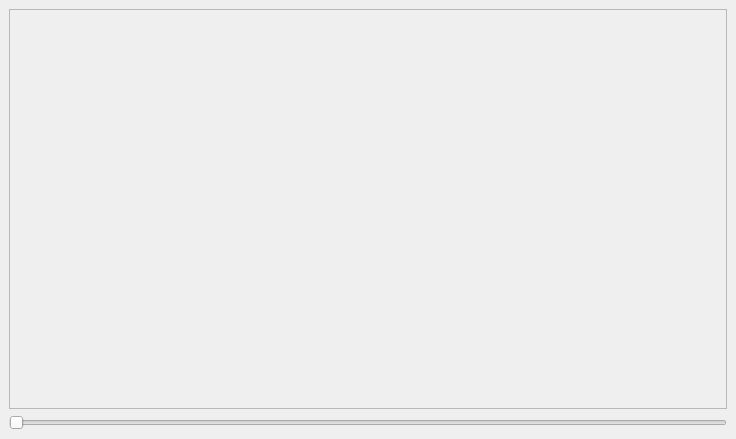
<?xml version="1.0" encoding="UTF-8"?>
<ui version="4.0">
 <class>ImageWidget</class>
 <widget class="QStackedWidget" name="ImageWidget">
  <property name="geometry">
   <rect>
    <x>0</x>
    <y>0</y>
    <width>736</width>
    <height>439</height>
   </rect>
  </property>
  <property name="windowTitle">
   <string>StackedWidget</string>
  </property>
  <widget class="QWidget" name="page">
   <layout class="QVBoxLayout" name="verticalLayout">
    <item>
     <layout class="QHBoxLayout" name="horizontalLayout">
      <property name="spacing">
       <number>0</number>
      </property>
     </layout>
    </item>
    <item>
     <widget class="QScrollArea" name="scrollArea">
      <property name="widgetResizable">
       <bool>true</bool>
      </property>
      <property name="alignment">
       <set>Qt::AlignmentFlag::AlignCenter</set>
      </property>
      <widget class="QWidget" name="scrollAreaWidgetContents">
       <property name="geometry">
        <rect>
         <x>0</x>
         <y>0</y>
         <width>716</width>
         <height>390</height>
        </rect>
       </property>
       <property name="sizePolicy">
        <sizepolicy hsizetype="Preferred" vsizetype="Preferred">
         <horstretch>0</horstretch>
         <verstretch>0</verstretch>
        </sizepolicy>
       </property>
       <layout class="QVBoxLayout" name="verticalLayout_2">
        <property name="spacing">
         <number>0</number>
        </property>
        <property name="leftMargin">
         <number>0</number>
        </property>
        <property name="topMargin">
         <number>0</number>
        </property>
        <property name="rightMargin">
         <number>0</number>
        </property>
        <property name="bottomMargin">
         <number>0</number>
        </property>
        <item>
         <widget class="MyGraphicsView" name="graphics_view" native="true"/>
        </item>
       </layout>
      </widget>
     </widget>
    </item>
    <item>
     <widget class="QSlider" name="slider">
      <property name="maximum">
       <number>1000</number>
      </property>
      <property name="orientation">
       <enum>Qt::Orientation::Horizontal</enum>
      </property>
      <property name="tickPosition">
       <enum>QSlider::TickPosition::NoTicks</enum>
      </property>
     </widget>
    </item>
   </layout>
  </widget>
 </widget>
 <customwidgets>
  <customwidget>
   <class>MyGraphicsView</class>
   <extends>QWidget</extends>
   <header location="global">mygraphicsview.h</header>
   <container>1</container>
  </customwidget>
 </customwidgets>
 <resources/>
 <connections/>
</ui>
